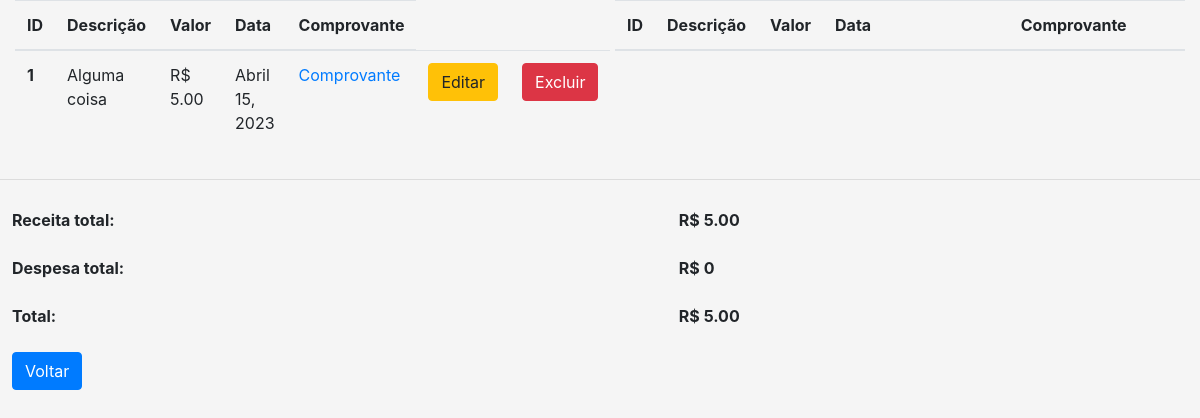
The app's page /listar, older data.
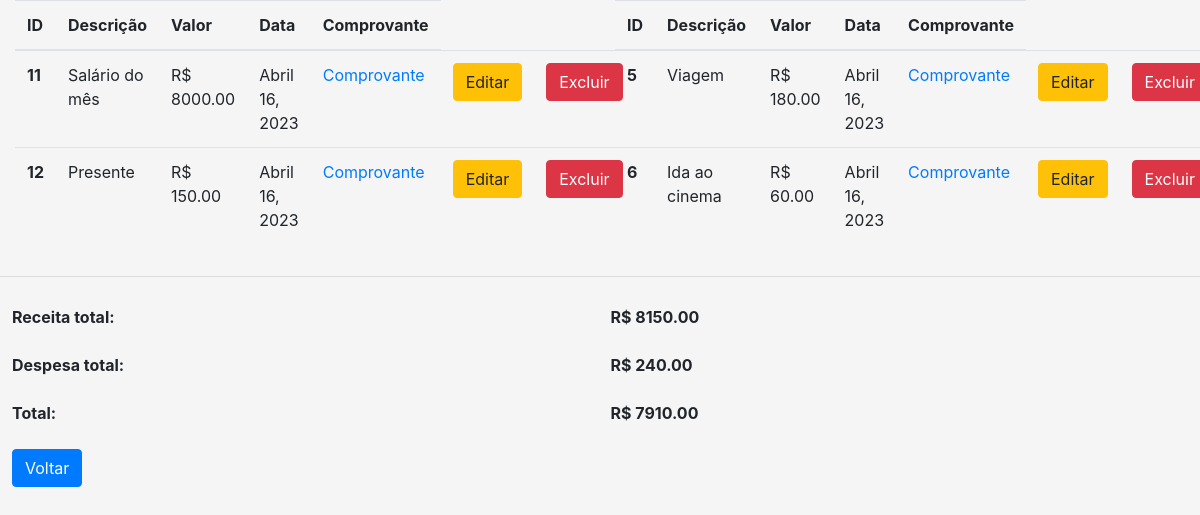
The same page, newer data.
### controlefinancas/models.py (models this page shows)
class Receita(models.Model):
    id = models.AutoField(primary_key=True)
    CATEGORIAS = (
        ('ESCOLHA', 'Escolha uma categoria'),
        ('PRS', 'Presente'),
        ('PRM', 'Prêmio'),
        ('SLR', 'Salário'),
        ('OTS', 'Outros'),
    )
    valor = models.DecimalField(max_digits=10, decimal_places=2, blank=False)
    data = models.DateField(auto_now_add=True, blank=False)
    descricao = models.TextField()
    categoria = models.CharField(
        max_length=10, choices=CATEGORIAS, default='ESCOLHA', blank=False)
    comprovante = models.FileField(upload_to='comprovantes/', blank=False)
    class Meta:
        verbose_name = "Receita"
        verbose_name_plural = "Receitas"

class Despesa(models.Model):
    id = models.AutoField(primary_key=True)
    CATEGORIAS = (
        ('ESCOLHA', 'Escolha uma categoria'),
        ('CSA', 'Casa'),
        ('EDU', 'Educação'),
        ('ETR', 'Eletrônicos'),
        ('LZR', 'Lazer'),
        ('SD', 'Saúde'),
        ('SPR', 'Supermercado'),
        ('TRS', 'Transporte'),
        ('OTR', 'Outros')
    )
    valor = models.DecimalField(max_digits=10, decimal_places=2, blank=False)
    data = models.DateField(auto_now_add=True, blank=False)
    descricao = models.TextField()
    categoria = models.CharField(
        max_length=10, choices=CATEGORIAS, default='ESCOLHA', blank=False)
    comprovante = models.FileField(upload_to='comprovantes/', blank=False)
    class Meta:
        ordering = ['-data']
        verbose_name = "Despesa"
        verbose_name_plural = "Despesas"

### controlefinancas/views.py (the view)
# urls.py: path('listar', listar, name='listar'),
def listar(request):
    receitas = Receita.objects.all()
    despesas = Despesa.objects.all()
    receita_total = despesa_total = 0
    for r in range(0, receitas.count()):
        receita_total += receitas[r].valor
    for d in range(0, despesas.count()):
        despesa_total += despesas[d].valor
    saldo = receita_total - despesa_total
    return render(request, 'listar.html',
                  {"receitas": receitas,
                   "despesas": despesas,
                   "receita_total": receita_total,
                   "despesa_total": despesa_total,
                   "saldo": saldo})

### controlefinancas/templates/listar.html (shortened to what this page needs)
{% load static %}
<!DOCTYPE html>
<html lang="pt-br">
<head>
  <link rel="stylesheet" href="https://maxcdn.bootstrapcdn.com/bootstrap/4.5.2/css/bootstrap.min.css">
  <link rel="stylesheet" href="{% static 'css/style.css' %}">
</head>
<body>
  <div class="container-fluid">
    <div class="row">
      <div class="col-md-6">
        <table class="table table-hover">
          <thead>
            <tr>
              <th scope="col">ID</th>
              <th scope="col">Descrição</th>
              <th scope="col">Valor</th>
              <th scope="col" class="data-column">Data</th>
              <th scope="col" class="comprovante-column">Comprovante</th>
            </tr>
          </thead>
          <tbody>
            {% for receita in receitas %}
            <tr>
              <th scope="row">{{ receita.id}}</th>
              <td>{{ receita.descricao }}</td>
              <td>R$ {{ receita.valor }}</td>
              <td>{{ receita.data }}</td>
              <td>
                {% if receita.comprovante %}
                <a href="{{ receita.comprovante.url }}" download="{{ receita.comprovante.name }}">Comprovante</a>
                {% else %}
                Nenhum comprovante
                {% endif %}
              </td>
              <td><button type="button" class="btn btn-warning" data-toggle="modal" data-target="#editarReceita"
                  data-whatever="@mdo">Editar</button></td>
              <td><a href="{% url 'excluir' tipo='receita' id=receita.id  %}" class="btn btn-danger">Excluir</a></td>
            </tr>
            {% endfor %}
          </tbody>
        </table>
      </div>
      <div class="col-md-6">
        <table class="table table-hover">
          <thead>
            <tr>
              <th scope="col">ID</th>
              <th scope="col">Descrição</th>
              <th scope="col">Valor</th>
              <th scope="col" class="data-column">Data</th>
              <th scope="col" class="comprovante-column">Comprovante</th>
            </tr>
          </thead>
          <tbody>
            {% for despesa in despesas %}
            <tr>
              <th scope="row">{{ despesa.id }}</th>
              <td>{{ despesa.descricao }}</td>
              <td>R$ {{ despesa.valor }}</td>
              <td>{{ despesa.data }}</td>
              <td>
                {% if despesa.comprovante %}
                <a href="{{ despesa.comprovante.url }}" download="{{ despesa.comprovante.name }}">Comprovante</a>
                {% else %}
                Nenhum comprovante
                {% endif %}
              </td>
              <td><button type="button" class="btn btn-warning" data-toggle="modal" data-target="#editarDespesa"
                data-whatever="@mdo">Editar</button></td>
            <td><a href="{% url 'excluir' tipo='despesa' id=despesa.id  %}" class="btn btn-danger">Excluir</a></td>
          </tr>
            {% endfor %}
          </tbody>
        </table>
      </div>
    </div>
  </div>
  <hr>
  <table class="table table-borderless">
    <tfoot>
      <tr>
        <td class="text-end"><strong>Receita total:</strong></td>
        <td class="text-left"> <strong> R$ {{ receita_total }}</strong></td>
        <td></td>
      </tr>
      <tr>
        <td class="text-end"><strong>Despesa total:</td>
        <td class="text-left"><strong>R$ {{ despesa_total }}</strong></td>
        <td></td>
      </tr>
      <tr>
        <td class="text-end"><strong>Total:</td>
        <td class="text-left"><strong>R$ {{ saldo }}</strong></td>
        <td></td>
      </tr>
      <tr>
        <td><a href="/" class="btn btn-primary">Voltar</a></td>
      </tr>
    </tfoot>
  </table>
</body>
</html>

Row changes from the older to the newer data that the page shows:
removed Receita: id "1", descricao "Alguma coisa", valor "5.00", data "Abril 15, 2023"
added Receita: id "11", descricao "Salário do mês", valor "8000.00", data "Abril 16, 2023"
added Receita: id "12", descricao "Presente", valor "150.00", data "Abril 16, 2023"
added Despesa: id "5", descricao "Viagem", valor "180.00", data "Abril 16, 2023"
added Despesa: id "6", descricao "Ida ao cinema", valor "60.00", data "Abril 16, 2023"
Text that changed along with them:
{{ receita_total }}: "5.00" → "8150.00"
{{ despesa_total }}: "0" → "240.00"
{{ saldo }}: "5.00" → "7910.00"
